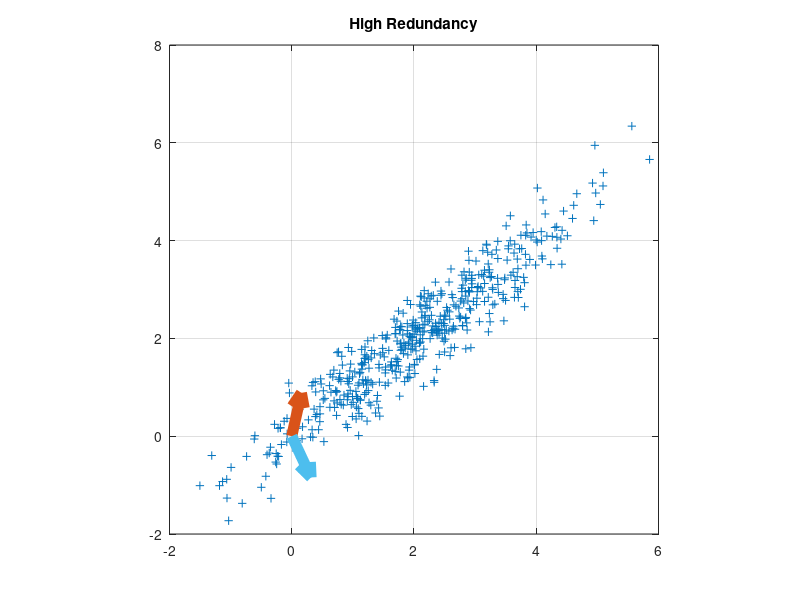
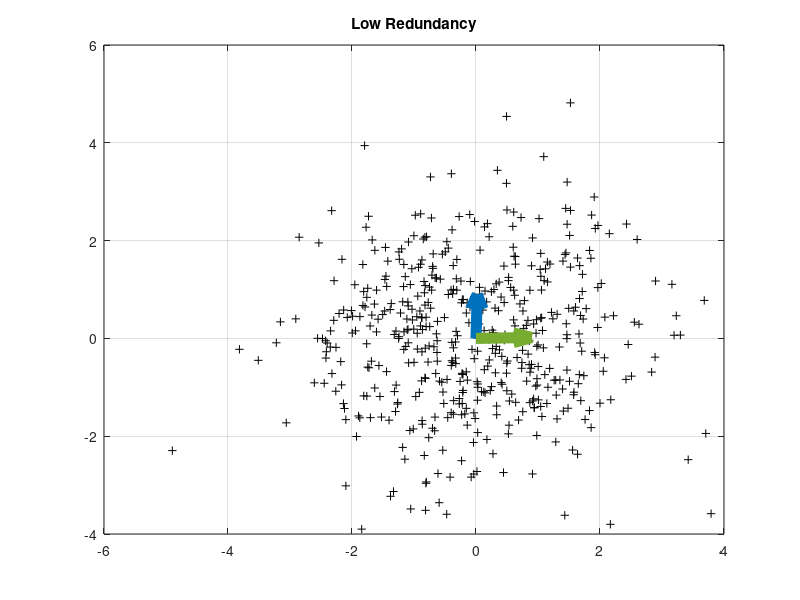

Reproduce these figures in MATLAB, in order.
clear 
clc
close all
N = 500; % number of samples
%% PCA example
% e.g. 1 - high redundancy dataset
% constrcting dataset 1
sigm1 = [2 1.9;1.9 2];
mu1 = [2 2];
d1=mvnrnd(mu1,sigm1,N);
figure(1)
plot(d1(:,1),d1(:,2),'+');
title('High Redundancy')
grid on
hold on
[p1]= pca(d1');% applying PCA to compute P.C.

%plotv(p1','-') %% each column of p1 is P.C.
axis square
p11 = p1;
p11(1,:) = p11(1,:)/norm(p11(1,:));
p11(2,:) = p11(2,:)/norm(p11(2,:));
 quiver(0,0,p11(1,1),p11(1,2),'LineWidth',8)
 quiver(0,0,p11(2,1),p11(2,2),'LineWidth',8)
% e.g. 2 - low redundancy dataset

sigm2 = [2 0.1;0.1 2];
mu2 = [0 0];
d2=mvnrnd(mu2,sigm2,N);
figure(2)
plot(d2(:,1),d2(:,2),'+k');
hold on
title('Low Redundancy')
grid on
p2 = pca(d2');% applying PCA to compute P.C.
%plotv(p2') %% each column of p2 is P.C.
p22 = p2;
p22(1,:) = p22(1,:)/norm(p22(1,:));
p22(2,:) = p22(2,:)/norm(p22(2,:));
 quiver(0,0,p22(1,1),p22(1,2),'LineWidth',8)
 quiver(0,0,p22(2,1),p22(2,2),'LineWidth',8)

% 
% %%%%%%%%%%%%%%%%
% R1 = d1'*d1;
% R2 = d2'*d2;
% 
% %%%%%%%%%% sparse PCA
% %%using CVX toolbox
% 
% 
% cvx_begin
% variables V(2,2)
% minimize (-1*trace(R1*V))
% 
% subject to
% trace(V)=1;
% [1 1]*abs(V)*[1 1]'<=1;
% V>=0;
% 
% cvx_end
%%%%%%%%%%%%%%%%%%%%%%%%%%%%%%%%%%%%%%%%%%%%%%%%%%%%%%%%5
% % Fs = 10000;
% % t = 0 : 1/Fs : 1;
% % sig1 = sin(2*pi*t*1000);                         % Create 1000 Hz Tone
% % % sound(5*sig1, Fs)                                % Sounds Normal
% % % pause(2)
% % sig2 = sin(2*pi*t*4000);                          % Create 4000 Hz Tone
% % % % % sound(5*sig, 0.75*Fs)                           % Sounds Lower
% % % % % pause(2.5)
% % % % % sound(5*sig, 1.25*Fs)                           % Sounds Higher 
% % dataset = [sig1(1:1000)',sig2(1:1000)'];
% % p3 = pca(dataset);% applying PCA to compute P.C.
% % 
% % plotv(p3) %% each column of p2 is P.C.